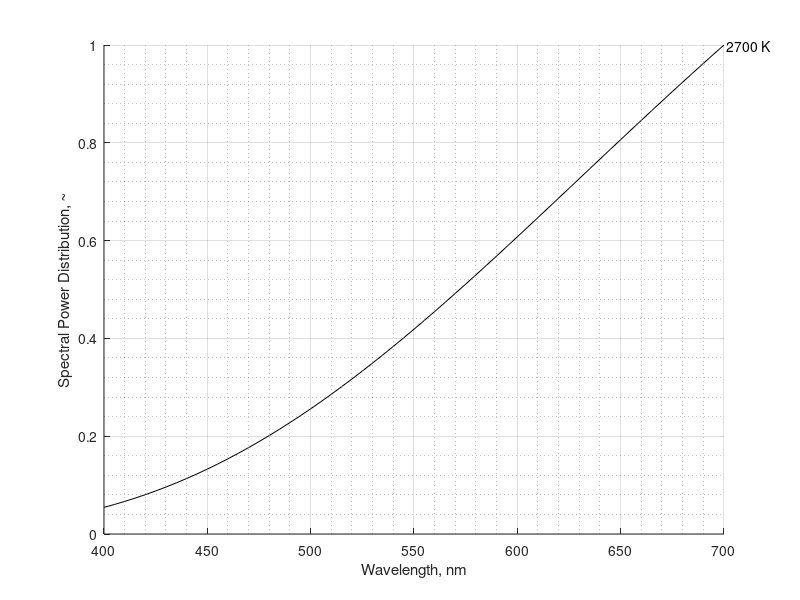

Reproduce this figure in MATLAB.
% function incandescent_spectrum

    % Function to analytically estimate the radiative spectrum of an
    % incandescent lightbult, as if to replace a measurement made by a
    % spectrometer.

    % Sources:
        % https://en.wikipedia.org/wiki/Planck%27s_law
        % http://www.instesre.org/Solar/PyranometerProtocol/PyranometerProtocol.htm
        % https://physics.stackexchange.com/questions/432874/simple-computation-of-the-spectrum-of-the-blue-sky
        % 2012: The Color of the Sky, Frederic Zagury
    
    %%
        
    clear
    clc
    
    %%
    
    lam = 400 : 5 : 700; % nm

    
    %% Constants
    
    kB = 1.381e-23; % J/K, Boltzmann constant
    h = 6.626e-34;  % J-s, Planck constant
    c = 2.99792e8;  % m/s, speed of light
    
    %% Conversion factors
    
    m_to_nm = 1e9; % 1 m = 1e9 nm (nanometer)
    m_to_um = 1e6; % 1 m = 1e6 um (micrometer)
    
    %% Convert to SI
    
    lam = lam ./ m_to_nm; % nm to m
    
    %%

    figure(80)
        clf
        hold on
        set(gcf,'color','white')
    
    %%
    
    for T = 2700%[2700 4100]
    
        B = ((2.*h.*c.^2)./(lam.^5)) .* (1./(exp((h.*c)./(lam.*kB.*T))-1)); % Planck's law, blackbody radiator
        B = B ./ max(B(:)); % normalize

%         B = B .* 0.725;
        
        plot(lam .* m_to_nm, B, 'k')
        text(lam(end)*m_to_nm, B(end), [' ' num2str(T) ' K'],'HorizontalAlignment','left','VerticalAlignment','middle')

    end

    ylim([0 max(ylim)])
    grid on
    grid minor
%         set(gca,'yscale','log')
    xlabel('Wavelength, nm')
    ylabel('Spectral Power Distribution, ~')
    
% end



















































